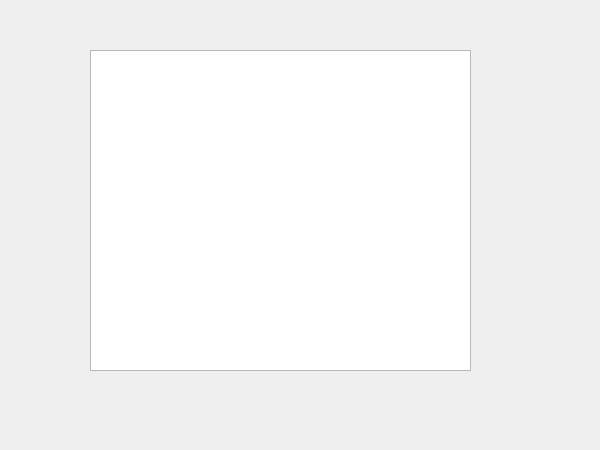
<?xml version="1.0" encoding="UTF-8"?>
<ui version="4.0">
 <class>Widget</class>
 <widget class="QWidget" name="Widget">
  <property name="geometry">
   <rect>
    <x>0</x>
    <y>0</y>
    <width>600</width>
    <height>450</height>
   </rect>
  </property>
  <property name="sizePolicy">
   <sizepolicy hsizetype="Expanding" vsizetype="Expanding">
    <horstretch>0</horstretch>
    <verstretch>0</verstretch>
   </sizepolicy>
  </property>
  <property name="maximumSize">
   <size>
    <width>2560</width>
    <height>1440</height>
   </size>
  </property>
  <property name="windowTitle">
   <string>Widget</string>
  </property>
  <widget class="QPushButton" name="btn_open">
   <property name="geometry">
    <rect>
     <x>490</x>
     <y>50</y>
     <width>41</width>
     <height>41</height>
    </rect>
   </property>
   <property name="text">
    <string/>
   </property>
   <property name="icon">
    <iconset resource="res.qrc">
     <normaloff>:/res/file.png</normaloff>:/res/file.png</iconset>
   </property>
   <property name="flat">
    <bool>true</bool>
   </property>
  </widget>
  <widget class="QTextEdit" name="textEdit">
   <property name="geometry">
    <rect>
     <x>90</x>
     <y>50</y>
     <width>381</width>
     <height>321</height>
    </rect>
   </property>
  </widget>
  <widget class="QPushButton" name="btn_setfont">
   <property name="geometry">
    <rect>
     <x>490</x>
     <y>190</y>
     <width>41</width>
     <height>41</height>
    </rect>
   </property>
   <property name="text">
    <string/>
   </property>
   <property name="icon">
    <iconset resource="res.qrc">
     <normaloff>:/res/font.png</normaloff>:/res/font.png</iconset>
   </property>
   <property name="flat">
    <bool>true</bool>
   </property>
  </widget>
  <widget class="QPushButton" name="btn_setback">
   <property name="geometry">
    <rect>
     <x>490</x>
     <y>260</y>
     <width>41</width>
     <height>41</height>
    </rect>
   </property>
   <property name="text">
    <string/>
   </property>
   <property name="icon">
    <iconset resource="res.qrc">
     <normaloff>:/res/color.png</normaloff>:/res/color.png</iconset>
   </property>
   <property name="flat">
    <bool>true</bool>
   </property>
  </widget>
  <widget class="QPushButton" name="btn_close">
   <property name="geometry">
    <rect>
     <x>490</x>
     <y>330</y>
     <width>41</width>
     <height>41</height>
    </rect>
   </property>
   <property name="text">
    <string/>
   </property>
   <property name="icon">
    <iconset resource="res.qrc">
     <normaloff>:/res/close.png</normaloff>:/res/close.png</iconset>
   </property>
   <property name="flat">
    <bool>true</bool>
   </property>
  </widget>
  <widget class="QPushButton" name="btn_save">
   <property name="geometry">
    <rect>
     <x>490</x>
     <y>120</y>
     <width>41</width>
     <height>41</height>
    </rect>
   </property>
   <property name="text">
    <string/>
   </property>
   <property name="icon">
    <iconset resource="res.qrc">
     <normaloff>:/res/save.png</normaloff>:/res/save.png</iconset>
   </property>
   <property name="flat">
    <bool>true</bool>
   </property>
  </widget>
 </widget>
 <resources>
  <include location="res.qrc"/>
 </resources>
 <connections/>
</ui>
